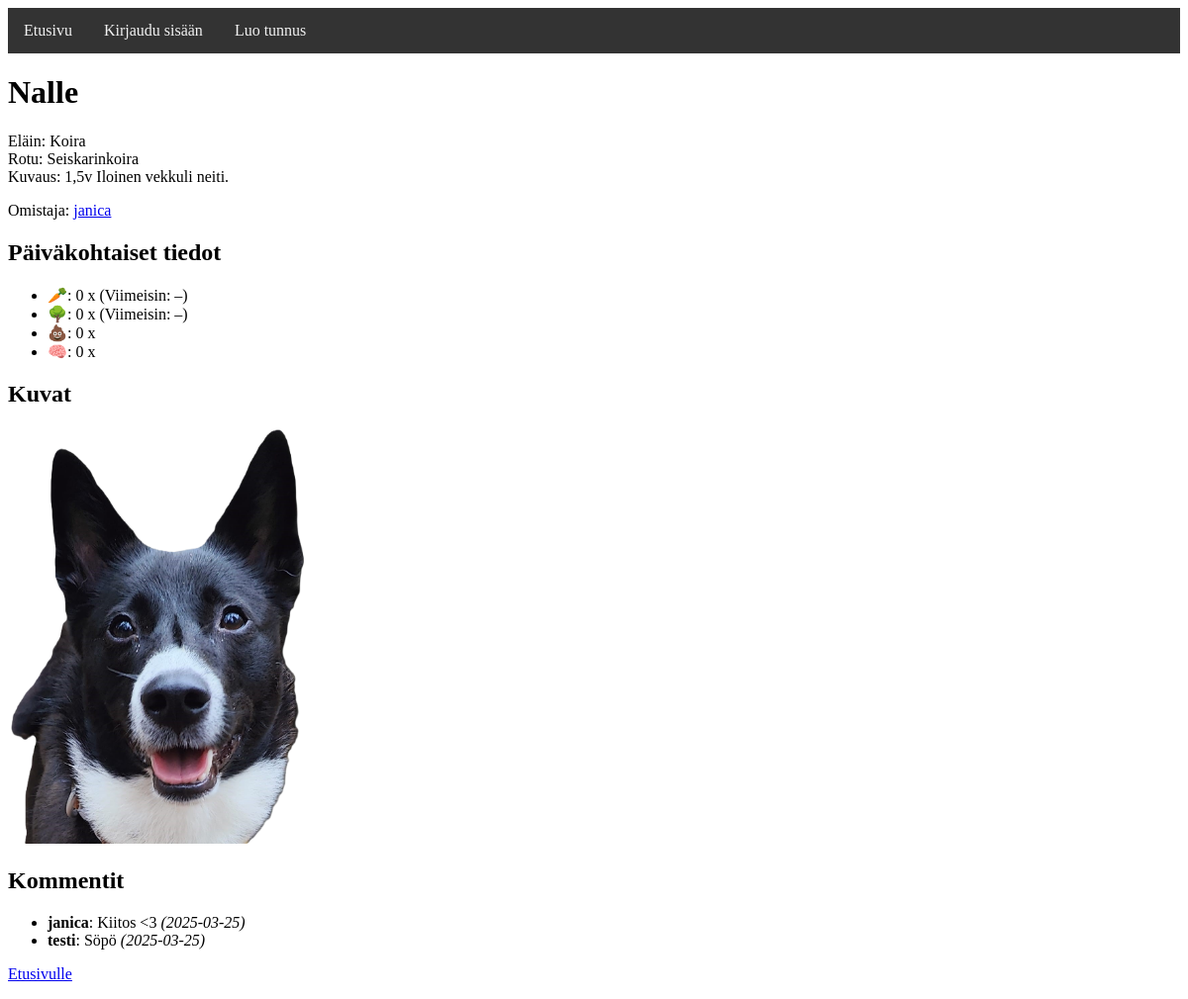
/pet/4, run on the app's committed database.
### tables this page shows
CREATE TABLE pets (
    id INTEGER PRIMARY KEY AUTOINCREMENT,
    animal_id INTEGER NOT NULL,
    breed_id INTEGER NOT NULL,
    pet_name TEXT NOT NULL,
    description TEXT, user_id INTEGER REFERENCES users(id),
    FOREIGN KEY (animal_id) REFERENCES animals(id),
    FOREIGN KEY (breed_id) REFERENCES breeds(id)
);

CREATE TABLE animals (
    id INTEGER PRIMARY KEY AUTOINCREMENT,
    name TEXT NOT NULL
);

CREATE TABLE breeds (
    id INTEGER PRIMARY KEY AUTOINCREMENT,
    animal_id INTEGER,
    breed_name TEXT NOT NULL,
    FOREIGN KEY (animal_id) REFERENCES animals(id)
);

CREATE TABLE users (
    id INTEGER PRIMARY KEY,
    username TEXT UNIQUE,
    password_hash TEXT
);

CREATE TABLE images (
    id INTEGER PRIMARY KEY AUTOINCREMENT,
    pet_id INTEGER NOT NULL,
    filename TEXT NOT NULL,
    FOREIGN KEY (pet_id) REFERENCES pets(id)
);

CREATE TABLE comments (
    id INTEGER PRIMARY KEY AUTOINCREMENT,
    pet_id INTEGER NOT NULL,
    user_id INTEGER NOT NULL,
    content TEXT NOT NULL,
    timestamp DATETIME DEFAULT CURRENT_TIMESTAMP,
    FOREIGN KEY (pet_id) REFERENCES pets(id),
    FOREIGN KEY (user_id) REFERENCES users(id)
);

### app.py (the view)
@app.route("/pet/<int:pet_id>")
def show_pet(pet_id):
    pet_info = pets.get_pet_by_id(pet_id)
    if not pet_info:
        abort(404)
    username = session.get("username")
    is_owner = False
    session_user_id = None
    if username:
        user_id_result = db.query("SELECT id FROM users WHERE username = ?", [username])
        if user_id_result:
            session_user_id = user_id_result[0][0]
            owner_check = db.query("SELECT id FROM pets WHERE id = ? AND user_id = ?", [pet_id, session_user_id])
            is_owner = bool(owner_check)
    sql_logs = """
        SELECT action_name, COUNT(*) AS cnt, MAX(timestamp) AS latest_time
        FROM pet_logs
        WHERE pet_id=? AND DATE(timestamp) = DATE('now')
        GROUP BY action_name
    """
    logs = db.query(sql_logs, [pet_id])
    daily_counts = {}
    for row in logs:
        daily_counts[row["action_name"]] = {
            "cnt": row["cnt"],
            "latest": row["latest_time"][11:16] if row["latest_time"] else "–"
        }
    animal_id = pet_info["animal_id"]
    actions_query = db.query("SELECT action_name FROM animal_actions WHERE animal_id = ?", [animal_id])
    allowed_actions = [row["action_name"] for row in actions_query]
    comments = pets.get_comments_for_pet(pet_id)
    images = pets.get_images_for_pet(pet_id)
    return render_template("pet.html",
                        pet=pet_info,
                        is_owner=is_owner,
                        session_user_id=session_user_id,
                        daily_counts=daily_counts,
                        allowed_actions=allowed_actions,
                        comments=comments,
                        images=images)

### app.py (called while the page is built)
@app.context_processor
def inject_user_id():
    user_id = None
    if "username" in session:
        result = db.query("SELECT id FROM users WHERE username = ?", [session["username"]])
        if result:
            user_id = result[0][0]
    return dict(session_user_id=user_id)

### db.py (called while the page is built)
def get_connection():
    con = sqlite3.connect("database.db")
    con.execute("PRAGMA foreign_keys = ON")
    con.row_factory = sqlite3.Row
    return con

def query(sql, params=[]):
    con = get_connection()
    result = con.execute(sql, params).fetchall()
    con.close()
    return result

def get_images_for_pet(pet_id):
    sql = "SELECT id, filename FROM images WHERE pet_id = ?"
    return query(sql, [pet_id])

### pets.py (called while the page is built)
def get_pet_by_id(pet_id):
    pet = db.query("""
        SELECT p.id, p.pet_name, p.description, p.animal_id,
               b.breed_name, a.name AS animal_name,
               p.user_id, u.username AS owner_username
        FROM pets p
        JOIN breeds b ON p.breed_id = b.id
        JOIN animals a ON p.animal_id = a.id
        JOIN users u ON p.user_id = u.id
        WHERE p.id=?
    """, [pet_id])
    return pet[0] if pet else None

def get_comments_for_pet(pet_id):
    sql = """
        SELECT c.id, c.user_id, c.content, c.timestamp, u.username
        FROM comments c
        JOIN users u ON c.user_id = u.id
        WHERE c.pet_id = ?
        ORDER BY c.timestamp DESC
    """
    return db.query(sql, [pet_id])

def get_images_for_pet(pet_id):
    return db.get_images_for_pet(pet_id)

### templates/pet.html (shortened to what this page needs)
{% extends "base.html" %}
{% block content %}
<h1>{{ pet.pet_name }}</h1>
<p>Eläin: {{ pet.animal_name }}<br>
Rotu: {{ pet.breed_name }}<br>
Kuvaus: {{ pet.description }}</p>
<p>Omistaja: <a href="/user/{{ pet.user_id }}">{{ pet.owner_username }}</a></p>
<h2>Päiväkohtaiset tiedot</h2>
<ul>
  {% if "ruokailu" in allowed_actions %}
    <li>🥕: {{ daily_counts["ruokailu"]["cnt"] if "ruokailu" in daily_counts else 0 }} x
        (Viimeisin: {{ daily_counts["ruokailu"]["latest"] if "ruokailu" in daily_counts else "–" }})</li>
  {% endif %}
  {% if "ulkoilu" in allowed_actions %}
    <li>🌳: {{ daily_counts["ulkoilu"]["cnt"] if "ulkoilu" in daily_counts else 0 }} x
        (Viimeisin: {{ daily_counts["ulkoilu"]["latest"] if "ulkoilu" in daily_counts else "–" }})</li>
  {% endif %}
  {% if "kakat" in allowed_actions %}
    <li>💩: {{ daily_counts["kakat"]["cnt"] if "kakat" in daily_counts else 0 }} x</li>
  {% endif %}
  {% if "koulutus" in allowed_actions %}
    <li>🧠: {{ daily_counts["koulutus"]["cnt"] if "koulutus" in daily_counts else 0 }} x</li>
  {% endif %}
</ul>
<h2>Kuvat</h2>
{% if images %}
  {% for image in images %}
    <div style="margin: 10px 0;">
      <img src="{{ url_for('static', filename='uploads/' ~ image.filename) }}" alt="Kuva" width="300">
    </div>
  {% endfor %}
{% else %}
  <p>Ei vielä lisättyjä kuvia.</p>
{% endif %}
<h2>Kommentit</h2>
<ul>
  {% for comment in comments %}
    <li>
      <b>{{ comment.username }}</b>: {{ comment.content }}
      <i>({{ comment.timestamp[:10] }})</i>
    </li>
  {% endfor %}
</ul>
<p><a href="/">Etusivulle</a></p>
{% endblock %}

### data on the page
pets: pet_name "Nalle", description "1,5v Iloinen vekkuli neiti."
animals: animal_name "Koira"
breeds: breed_name "Seiskarinkoira"
users: owner_username "janica"
images: filename (picture)
comments: username "janica", content "Kiitos <3", timestamp "2025-03-25"
comments: username "testi", content "Söpö", timestamp "2025-03-25"

### other printed values
{{ daily_counts["ruokailu"]["cnt"] if "ruokailu" in daily_counts else 0 }} "0"
{{ daily_counts["ulkoilu"]["cnt"] if "ulkoilu" in daily_counts else 0 }} "0"
{{ daily_counts["kakat"]["cnt"] if "kakat" in daily_counts else 0 }} "0"
{{ daily_counts["koulutus"]["cnt"] if "koulutus" in daily_counts else 0 }} "0"
